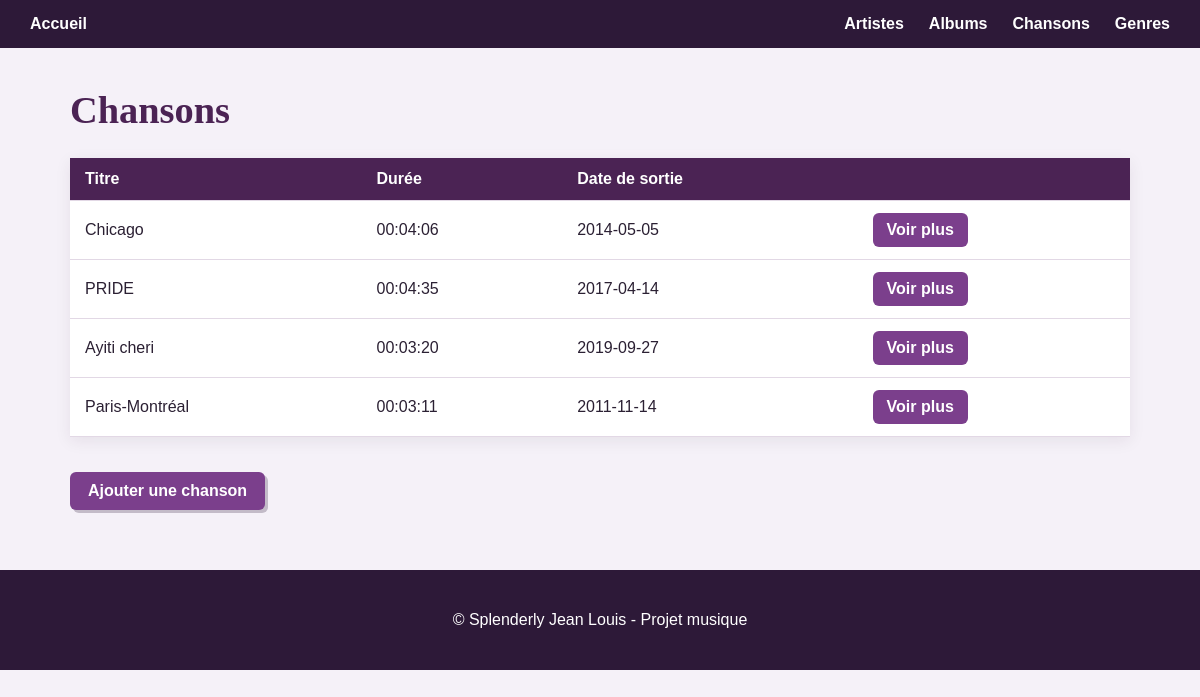
The page /chanson-index.php on the database its author committed.
### tables this page shows
CREATE TABLE
    chanson (
        id INT AUTO_INCREMENT PRIMARY KEY,
        titre VARCHAR(100) NOT NULL,
        duration TIME,
        date_sortie DATE,
        album_id INT,
        CONSTRAINT fk_chanson_album FOREIGN KEY (album_id) REFERENCES album (id)
    );

### Classes/CRUD.php (called while the page is built, shortened)
<?php
class CRUD extends PDO
{
    public function select(string $table, $field = "id", $order = "ASC"): array{
        $sql = "SELECT * FROM $table ORDER BY $field $order";
        $stmt = $this->query($sql);
        return $stmt->fetchAll();
    }
}

### Classes/Chanson.php (called while the page is built, shortened)
<?php
require_once('CRUD.php');
class Chanson extends Style {
    public static function tous(CRUD $crud){
        return $crud->select('chanson');
    }
}

### chanson-index.php (the view, shortened to what this page needs)
<?php
require_once('Classes/CRUD.php');
require_once('Classes/Chanson.php');
$crud = new CRUD;
$chansons = Chanson::tous($crud);
?>
<!DOCTYPE html>
<html lang="fr">
<head>
    <link rel="stylesheet" href="css/style.css">
</head>
<body>
    <?php require_once('nav.php'); ?>
    <main>
        <h1>Chansons</h1>
        <table>
            <thead>
                <tr>
                    <th>Titre</th>
                    <th>Durée</th>
                    <th>Date de sortie</th>
                    <th></th>
                </tr>
            </thead>
            <tbody>
                <?php foreach ($chansons as $chanson): ?>
                    <tr>
                        <td>
                            <?= $chanson['titre'] ?>
                        </td>
                        <td>
                            <?= $chanson['duration'] ?>
                        </td>
                        <td>
                            <?= $chanson['date_sortie'] ?>
                        </td>
                        <td>
                            <a href="chanson-show.php?id=<?= $chanson['id'] ?>">
                                Voir plus
                            </a>
                        </td>
                    </tr>
                <?php endforeach; ?>
            </tbody>
        </table>
        <a href="chanson-create.php">
            Ajouter une chanson
        </a>
    </main>
    <?php require_once('footer.php'); ?>
</body>
</html>

### css/style.css (style rules this page uses)
* { box-sizing: border-box; }
body { margin: 0; font-family: "Trebuchet MS", Arial, sans-serif; background-color: #f5f1f8; color: #2b2033; }
main { max-width: 1100px; margin: 40px auto; padding: 0 20px; }
h1, h2, h3 { font-family: Georgia, "Times New Roman", serif; color: #4b2354; }
h1 { font-size: 2.4rem; }
a { color: #7b3f8c; text-decoration: none; }
main>a[href*="-create.php"] { display: inline-block; padding: 10px 18px; margin-top: 10px; border-radius: 6px; background-color: #7b3f8c; color: white; font-weight: bold; box-shadow: 3px 3px 0 rgba(45, 25, 56, 0.25); }
table { width: 100%; border-collapse: collapse; margin: 25px 0; background-color: white; box-shadow: 0 4px 15px rgba(45, 25, 56, 0.08); }
th, td { padding: 12px 15px; border-bottom: 1px solid #e2d8e5; text-align: left; }
th { background-color: #4b2354; color: white; }
td a { display: inline-block; padding: 8px 14px; border-radius: 6px; background-color: #7b3f8c; color: white; font-weight: bold; }

### rows shown on the page
chanson: titre "Chicago", duration "00:04:06", date_sortie "2014-05-05"
chanson: titre "PRIDE", duration "00:04:35", date_sortie "2017-04-14"
chanson: titre "Ayiti cheri", duration "00:03:20", date_sortie "2019-09-27"
chanson: titre "Paris-Montréal", duration "00:03:11", date_sortie "2011-11-14"
